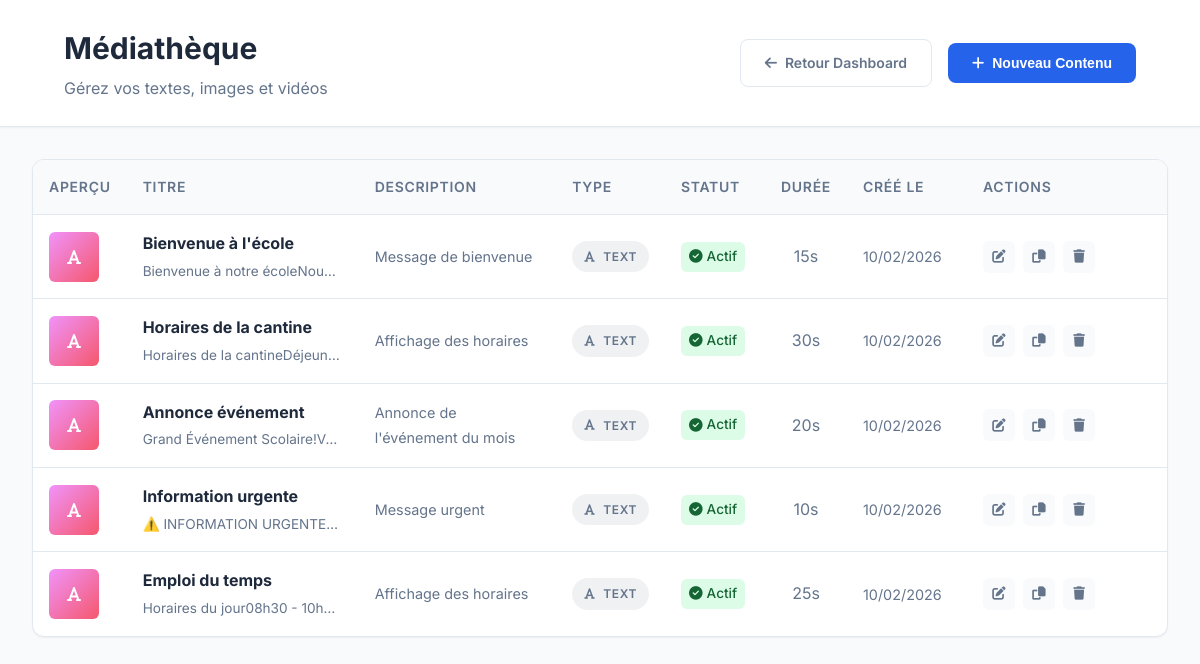
The app's page /contents (signed in) with its own data.
### tables this page shows
CREATE TABLE contents (
    id INT PRIMARY KEY AUTO_INCREMENT COMMENT 'Identifiant unique du contenu',
    title VARCHAR(255) NOT NULL COMMENT 'Titre du contenu',
    description TEXT COMMENT 'Description du contenu',
    content_type VARCHAR(50) NOT NULL COMMENT 'Type de contenu (image, video, text)',
    file_path VARCHAR(500) COMMENT 'Chemin du fichier',
    text_content LONGTEXT COMMENT 'Contenu texte si applicable',
    duration INT DEFAULT 30 COMMENT 'Durée d\'affichage en secondes',
    is_active BOOLEAN DEFAULT TRUE,
    created_by INT NOT NULL COMMENT 'Utilisateur créateur',
    created_at TIMESTAMP DEFAULT CURRENT_TIMESTAMP,
    updated_at TIMESTAMP DEFAULT CURRENT_TIMESTAMP ON UPDATE CURRENT_TIMESTAMP,
    INDEX idx_creator (created_by),
    FOREIGN KEY (created_by) REFERENCES users(id) ON DELETE RESTRICT
);

### src/Core/Controller.php (called while the page is built, shortened)
<?php
class Controller
{
    protected function render($view, $data = [])
    {
        extract($data);
        require_once __DIR__ . "/../View/{$view}.php";
    }
}

### src/Controller/ContentController.php (called while the page is built, shortened)
<?php
require_once __DIR__ . '/../Core/Controller.php';
class ContentController extends Controller
{
    private $contentManager;
    private $audienceManager;
    private $zoneManager;
    public function __construct()
    {
        require_once __DIR__ . '/../Repository/ContentRepository.php';
        $this->contentManager = new ContentRepository();
        $this->audienceManager = new AudienceRepository();
        $this->zoneManager = new ZoneRepository();
    }
    public function index()
    {
        $contents = $this->contentManager->findAll();
        $audiences = $this->audienceManager->findAll();
        $zones = $this->zoneManager->findAll();
        $data = [
            'contents' => $contents,
            'audiences' => $audiences,
            'zones' => $zones,
            'success' => $_SESSION['content_success'] ?? null,
            'error' => $_SESSION['content_error'] ?? null,
            'csrf_token' => $_SESSION['csrf_token'] ?? bin2hex(random_bytes(16))
        ];
        $this->render('contents/index', $data);
    }
}

### public/index.php (called while the page is built, shortened)
<?php
require_once __DIR__ . '/../src/Core/functions.php';
require_once __DIR__ . '/../src/Core/Database.php';
require_once __DIR__ . '/../src/Core/Controller.php';
require_once __DIR__ . '/../src/Repository/BaseRepository.php';
require_once __DIR__ . '/../src/Core/Router.php';
try {
    $router = new Router();
    $router->dispatch();
} catch (Throwable $e) {
    http_response_code(500);
    echo "<h1>Exception Non Gérée</h1>";
    echo "<p>" . htmlspecialchars($e->getMessage()) . "</p>";
    if (ini_get('display_errors')) {
        echo "<pre>" . $e->getTraceAsString() . "</pre>";
    }
}

### src/Core/functions.php (called while the page is built, shortened)
<?php
function url($path = '')
{
    $base = defined('BASE_URL') ? rtrim(BASE_URL, '/') : '';
    $path = '/' . ltrim($path, '/');
    if ($path === '/') {
        return $base . '/';
    }
    return $base . $path;
}

### src/Core/Database.php (called while the page is built, shortened)
<?php
class Database
{
    private static $instance = null;
    private $connection;
    private function __construct()
    {
        try {
            $this->connection = new PDO(
                "mysql:host=" . DB_HOST . ";dbname=" . DB_NAME . ";charset=utf8mb4",
                DB_USER,
                DB_PASS,
                [PDO::ATTR_ERRMODE => PDO::ERRMODE_EXCEPTION]
            );
        } catch (PDOException $e) {
            $this->handleConnectionError($e);
        }
    }
    public static function getInstance()
    {
        if (self::$instance === null) {
            self::$instance = new self();
        }
        return self::$instance;
    }
    public function getConnection()
    {
        return $this->connection;
    }
}

### src/Repository/BaseRepository.php (called while the page is built, shortened)
<?php
class BaseRepository
{
    public function __construct()
    {
        $this->db = Database::getInstance()->getConnection();
    }
}

### src/Repository/ContentRepository.php (called while the page is built, shortened)
<?php
require_once __DIR__ . '/BaseRepository.php';
class ContentRepository extends BaseRepository
{
    public function findAll()
    {
        $stmt = $this->db->query("SELECT * FROM contents ORDER BY created_at DESC");
        return $stmt->fetchAll(PDO::FETCH_ASSOC);
    }
}

### src/View/contents/index.php (the view, shortened to what this page needs)
<!DOCTYPE html>
<html lang="fr">
<head>
    <link href="https://cdnjs.cloudflare.com/ajax/libs/font-awesome/6.4.0/css/all.min.css" rel="stylesheet">
    <link rel="stylesheet" href="<?= url('/css/global.css') ?>">
    <link rel="stylesheet" href="<?= url('/css/dashboard.css') ?>">
</head>
<body>
    <div class="dashboard-layout">
        <main class="main-content">
            <header class="modern-header">
                <div class="header-content">
                    <div>
                        <h1 class="header-title">Médiathèque</h1>
                        <p class="header-subtitle">Gérez vos textes, images et vidéos</p>
                    </div>
                    <?php if (in_array($_SESSION['user_role'] ?? '', ['admin', 'editor'])): ?>
                        <div class="header-actions">
                            <a href="<?= url('/') ?>" class="btn btn-ghost">
                                <i class="fas fa-arrow-left"></i> Retour Dashboard
                            </a>
                            <button onclick="openCreateModal()" class="btn btn-primary">
                                <i class="fas fa-plus"></i> Nouveau Contenu
                            </button>
                        </div>
                    <?php endif; ?>
                </div>
            </header>
            <div class="users-container">
                <div class="table-container">
                    <?php if (!empty($contents)): ?>
                        <table class="table">
                            <thead>
                                <tr>
                                    <th style="width: 80px;">Aperçu</th>
                                    <th>Titre</th>
                                    <th>Description</th>
                                    <th>Type</th>
                                    <th style="width: 100px;">Statut</th>
                                    <th style="width: 80px;">Durée</th>
                                    <th style="width: 120px;">Créé le</th>
                                    <th style="width: 200px;">Actions</th>
                                </tr>
                            </thead>
                            <tbody>
                                <?php foreach ($contents as $content): ?>
                                    <?php
                                    $type = $content['content_type'];
                                    $name = $content['title'];
                                    $description = $content['description'] ?? '';
                                    $value = ($type === 'text') ? $content['text_content'] : $content['file_path'];
                                    $isActive = (int) $content['is_active'];
                                    $createdAt = date('d/m/Y', strtotime($content['created_at']));
                                    $jsData = [
                                        'id' => $content['id'],
                                        'name' => $name,
                                        'description' => $description,
                                        'type' => $type,
                                        'value' => $value,
                                        'duration' => $content['duration'] ?? 30,
                                        'is_active' => $isActive
                                    ];
                                    ?>
                                    <tr style="opacity: <?= $isActive ? '1' : '0.6' ?>;">
                                        <td style="text-align: center;">
                                            <?php if ($type === 'image'): ?>
                                                <img src="<?= htmlspecialchars($value) ?>" alt="Aperçu"
                                                    style="width: 50px; height: 50px; object-fit: cover; border-radius: 6px; border: 1px solid var(--border-color);"
                                                    onerror="this.style.display='none'; this.nextElementSibling.style.display='flex';">
                                                <div
                                                    style="display: none; width: 50px; height: 50px; align-items: center; justify-content: center; background: #fee; border-radius: 6px; color: #c33;">
                                                    <i class="fas fa-image-slash"></i>
                                                </div>
                                            <?php else: ?>
                                                <div
                                                    style="width: 50px; height: 50px; display: flex; align-items: center; justify-content: center; background: linear-gradient(135deg, #f093fb 0%, #f5576c 100%); border-radius: 6px; color: white;">
                                                    <i class="fas fa-font"></i>
                                                </div>
                                            <?php endif; ?>
                                        </td>
                                        <td>
                                            <strong style="color: var(--text-primary);"><?= htmlspecialchars($name) ?></strong>
                                            <?php if ($type === 'text' && strlen($value) > 0): ?>
                                                <div
                                                    style="font-size: 0.85em; color: var(--text-secondary); margin-top: 4px; max-width: 200px; overflow: hidden; text-overflow: ellipsis; white-space: nowrap;">
                                                    <?= htmlspecialchars(substr(strip_tags($value), 0, 50)) ?>
                                                </div>
                                            <?php endif; ?>
                                        </td>
                                        <td style="max-width: 200px;">
                                            <span style="font-size: 0.9em; color: var(--text-secondary);">
                                                <?= $description ? htmlspecialchars($description) : '<em style="color: var(--text-light);">Aucune description</em>' ?>
                                            </span>
                                        </td>
                                        <td>
                                            <span
                                                class="role-badge role-<?= $type === 'video' ? 'admin' : ($type === 'image' ? 'editor' : 'viewer') ?>">
                                                <i
                                                    class="fas fa-<?= $type === 'video' ? 'video' : ($type === 'image' ? 'image' : 'font') ?>"></i>
                                                <?= ucfirst($type) ?>
                                            </span>
                                        </td>
                                        <td>
                                            <?php if ($isActive): ?>
                                                <span
                                                    style="display: inline-flex; align-items: center; gap: 4px; padding: 4px 8px; background: #dcfce7; color: #166534; border-radius: 6px; font-size: 0.85em; font-weight: 500;">
                                                    <i class="fas fa-check-circle"></i> Actif
                                                </span>
                                            <?php endif; ?>
                                        </td>
                                        <td style="text-align: center; color: var(--text-secondary);">
                                            <?= $content['duration'] ?>s
                                        </td>
                                        <td style="font-size: 0.9em; color: var(--text-secondary);">
                                            <?= $createdAt ?>
                                        </td>
                                        <td>
                                            <?php if (in_array($_SESSION['user_role'] ?? '', ['admin', 'editor'])): ?>
                                                <div class="action-buttons">
                                                    <button class="btn-action btn-edit"
                                                        onclick='editContent(<?= str_replace("'", "&#39;", json_encode($jsData)) ?>)'
                                                        title="Modifier">
                                                        <i class="fas fa-edit"></i>
                                                    </button>
                                                    <button class="btn-action btn-copy"
                                                        onclick="copyContent(<?= $content['id'] ?>, '<?= htmlspecialchars($name, ENT_QUOTES) ?>')"
                                                        title="Copier">
                                                        <i class="fas fa-copy"></i>
                                                    </button>
                                                    <button class="btn-action btn-delete"
                                                        onclick="confirmDelete(<?= $content['id'] ?>, '<?= htmlspecialchars($name, ENT_QUOTES) ?>')"
                                                        title="Supprimer">
                                                        <i class="fas fa-trash"></i>
                                                    </button>
                                                </div>
                                            <?php endif; ?>
                                        </td>
                                    </tr>
                                <?php endforeach; ?>
                            </tbody>
                        </table>
                    <?php endif; ?>
                </div>
            </div>
        </main>
    </div>
</body>
</html>

### src/Core/Router.php (shortened to what this page needs)
<?php
class Router
{
    private $routes = [];
    public function add($method, $path, $controller, $action, $middleware = [])
    {
        $this->routes[] = compact('method', 'path', 'controller', 'action', 'middleware');
    }
    public function dispatch()
    {
        $method = $_SERVER['REQUEST_METHOD'];
        $uri = parse_url($_SERVER['REQUEST_URI'], PHP_URL_PATH);
        foreach ($this->routes as $route) {
            $params = [];
            if ($route['method'] === $method && $this->matchPath($route['path'], $uri, $params)) {
                $action = $route['action'];
                $controller = new $controllerName();
                call_user_func_array([$controller, $action], $params);
                return;
            }
        }
    }
    private function matchPath($routePath, $uri, &$params)
    {
        $pattern = preg_replace('#\{[a-zA-Z0-9_]+\}#', '([^/]+)', $routePath);
        $pattern = "#^" . $pattern . "$#";
        if (preg_match($pattern, $uri, $matches)) {
            return true;
        }
        return false;
    }
}

### records on screen
contents: title "Bienvenue à l'école", substr(strip_tags($value), 0, 50) "Bienvenue à notre écoleNou…", description "Message de bienvenue", content_type "TEXT", is_active 1 (drawn), duration "15", created_at "10/02/2026"
contents: title "Horaires de la cantine", substr(strip_tags($value), 0, 50) "Horaires de la cantineDéjeun…", description "Affichage des horaires", content_type "TEXT", is_active 1 (drawn), duration "30", created_at "10/02/2026"
contents: title "Annonce événement", substr(strip_tags($value), 0, 50) "Grand Événement Scolaire!V…", description "Annonce de l'événement du mois", content_type "TEXT", is_active 1 (drawn), duration "20", created_at "10/02/2026"
contents: title "Information urgente", substr(strip_tags($value), 0, 50) "⚠️ INFORMATION URGENTE…", description "Message urgent", content_type "TEXT", is_active 1 (drawn), duration "10", created_at "10/02/2026"
contents: title "Emploi du temps", substr(strip_tags($value), 0, 50) "Horaires du jour08h30 - 10h…", description "Affichage des horaires", content_type "TEXT", is_active 1 (drawn), duration "25", created_at "10/02/2026"
